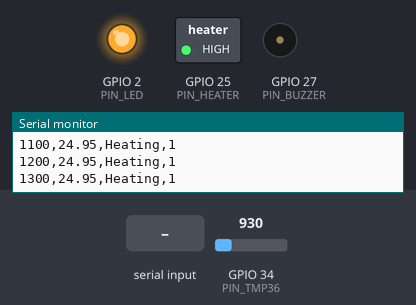
The sketch below on a simulated ESP32. On the bench: switched loads named in the sketch (green lamp = pin HIGH), output pins drawn as LEDs (lit = HIGH), buzzer (waves = sounding, pin HIGH), the last lines printed to the serial monitor. Dashed ring = blinking. The test bench sets the inputs (shaded band); at power-on: GPIO 34 (PIN_TMP36) = 930 (analog values on the 0–4095 scale). Nothing arrives over Bluetooth unless stated; a phone connects over Bluetooth LE 3 s after start.

Above: at 1.4 s.
1.5 s: GPIO 34 (PIN_TMP36) set to 1187
3.6 s: GPIO 34 (PIN_TMP36) set to 1283
At 4.7 s:
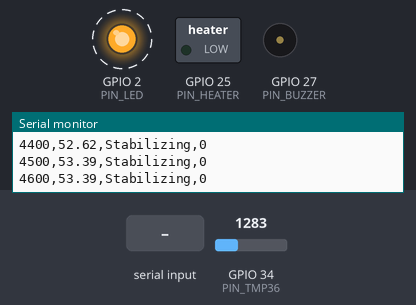
7.1 s: "R" received over Serial
At 8.8 s:
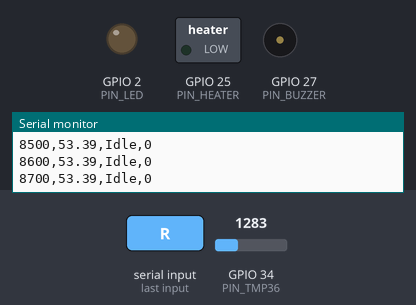
10.6 s: "r" received over Serial
At 13.8 s:
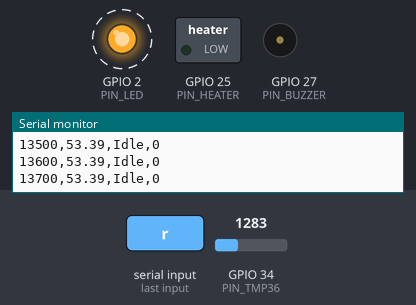
14.1 s: "R" received over Serial
At 15.7 s:
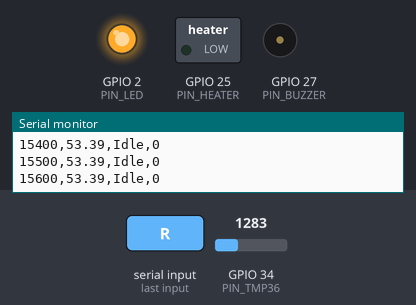
17.6 s: GPIO 34 (PIN_TMP36) set to 697
At 19.0 s:
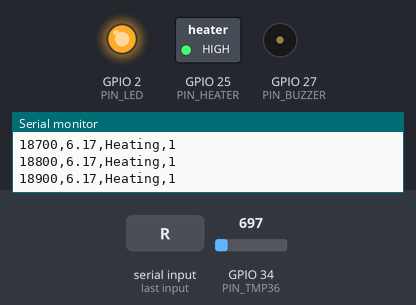
Timing chart, 0 to 20.2 s (numbered marks = the images above; inputs shaded):
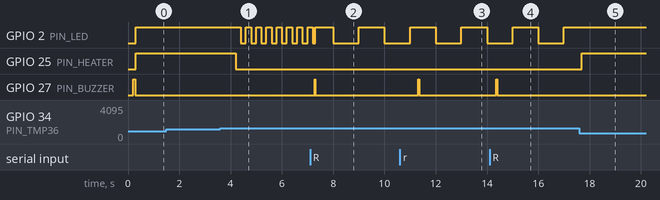

Measured:
- the behaviour switches between 1253 and 1254 on GPIO 34 (PIN_TMP36) (found by bisection; images 0 and 1)
- after the input at 3.6 s, GPIO 2 (PIN_LED): alternates HIGH for 0.20 s and LOW for 0.20 s, starting after 0.80 s; GPIO 25 (PIN_HEATER): HIGH → LOW after 0.60 s
- after the input at 7.1 s, GPIO 27 (PIN_BUZZER): LOW → HIGH after 0.18 s, → LOW 0.02 s later
- after the input at 10.6 s, GPIO 27 (PIN_BUZZER): LOW → HIGH after 0.72 s, → LOW 0.04 s later
- after the input at 14.1 s, GPIO 27 (PIN_BUZZER): LOW → HIGH after 0.26 s, → LOW 0.04 s later
- after the input at 17.6 s, GPIO 2 (PIN_LED): stays HIGH (without the input it goes to LOW after 0.40 s); GPIO 25 (PIN_HEATER): LOW → HIGH after 0.10 s

The sketch:

main.ino
```cpp
/*
 * ESP32 Heating Controller (Wokwi)
 * States: Idle, Heating, Stabilizing, TargetReached, Overheat
 * Sensors: TMP36 on ADC (GPIO 34)
 * Actuators: Heater LED (GPIO 25), Buzzer (GPIO 27), Status LED (GPIO 2)
 * BLE Advertising: current state in manufacturer data
 * Scheduler: FreeRTOS periodic task (100 ms)
 */

#include <Arduino.h>
#include <BLEDevice.h>
#include <BLEUtils.h>
#include <BLEServer.h>

// ---------- PIN MAP ----------
static const int PIN_TMP36   = 34;  // ADC1_CH6
static const int PIN_HEATER  = 25;  // Heater driver (LED in Wokwi)
static const int PIN_BUZZER  = 27;  // Active buzzer
static const int PIN_LED     = 2;   // Onboard LED

// ---------- CONTROL CONSTANTS ----------
static const float TARGET_TEMP_C       = 50.0f;  // target temperature
static const float HYST_LOW            = 2.0f;   // heater ON below target - HYST_LOW
static const float HYST_HIGH           = 1.0f;   // heater OFF above target + HYST_HIGH
static const float STABILITY_BAND      = 0.5f;   // +/- band for "Target Reached"
static const uint32_t STABILITY_TIME_MS= 5000;   // time inside band to declare target
static const float OVERHEAT_C          = 65.0f;  // absolute cutoff

// Filtering
static const int FILTER_WINDOW = 10;             // moving average window (10 samples @ 100ms = 1s)

// ---------- BLE ----------
BLEAdvertising* pAdvertising = nullptr;
BLEServer* pServer = nullptr;
static const char* BLE_DEVICE_NAME = "ESP32-HeatCtrl";
// We use manufacturer data to broadcast the state text
std::string lastAdvPayload;

// ---------- FSM ----------
enum class HeatState {
  Idle = 0,
  Heating,
  Stabilizing,
  TargetReached,
  Overheat
};

const char* stateToStr(HeatState s) {
  switch (s) {
    case HeatState::Idle:           return "Idle";
    case HeatState::Heating:        return "Heating";
    case HeatState::Stabilizing:    return "Stabilizing";
    case HeatState::TargetReached:  return "Target";
    case HeatState::Overheat:       return "Overheat";
    default:                        return "Unknown";
  }
}

// ---------- GLOBALS ----------
volatile bool heaterOn = false;
HeatState state = HeatState::Idle;
float tempC = 25.0f;
float tempBuf[FILTER_WINDOW] = {0};
int bufIdx = 0;
int bufCount = 0;
uint32_t insideBandSince = 0;
bool faultLatched = false;
uint32_t lastAdvUpdate = 0;

// ---------- HELPERS ----------

// Read TMP36 temperature from ADC
float readTempTMP36() {
  int raw = analogRead(PIN_TMP36);            // 0..4095
  float v = (raw / 4095.0f) * 3.3f;           // ESP32 ADC ref ~3.3V
  // TMP36: 10 mV / °C with 500 mV offset at 0°C
  float t = (v - 0.5f) * 100.0f;              // °C
  return t;
}

// Simple moving average filter
float filterTemp(float newVal) {
  tempBuf[bufIdx] = newVal;
  bufIdx = (bufIdx + 1) % FILTER_WINDOW;
  if (bufCount < FILTER_WINDOW) bufCount++;
  float sum = 0.f;
  for (int i = 0; i < bufCount; i++) sum += tempBuf[i];
  return sum / bufCount;
}

void setHeater(bool on) {
  heaterOn = on && !faultLatched;
  digitalWrite(PIN_HEATER, heaterOn ? HIGH : LOW);
}

void beep(uint16_t ms) {
  digitalWrite(PIN_BUZZER, HIGH);
  delay(ms);
  digitalWrite(PIN_BUZZER, LOW);
}

// Update BLE advertising with current state
void updateAdvertising(const char* stateStr) {
  // Rate limit to ~2 s to avoid spamming
  uint32_t now = millis();
  if (now - lastAdvUpdate < 2000 && lastAdvPayload == stateStr) return;
  lastAdvUpdate = now;

  std::string payload = std::string("HEAT:") + stateStr;
  if (payload == lastAdvPayload) return;
  lastAdvPayload = payload;

  BLEAdvertisementData advData;
  // Manufacturer data is arbitrary (max ~24 bytes typical)
  advData.setManufacturerData(String(payload.c_str()));
  pAdvertising->setAdvertisementData(advData);
  pAdvertising->start(); // restart to apply new data (safe on ESP32)
}

// Log CSV to Serial
void logCSV() {
  Serial.print(millis());
  Serial.print(',');
  Serial.print(tempC, 2);
  Serial.print(',');
  Serial.print(stateToStr(state));
  Serial.print(',');
  Serial.println(heaterOn ? 1 : 0);
}

// ---------- CONTROL TASK ----------
void controlTask(void* pv) {
  const TickType_t period = pdMS_TO_TICKS(100); // 100 ms
  TickType_t lastWake = xTaskGetTickCount();

  for (;;) {
    vTaskDelayUntil(&lastWake, period);

    // 1) Read + filter
    float t = readTempTMP36();
    tempC = filterTemp(t);

    // 2) Fault/Overheat checks
    // Basic sensor plausibility: TMP36 ~ -40..125C typical
    bool sensorFault = isnan(tempC) || tempC < -50.f || tempC > 150.f;
    if (sensorFault) faultLatched = true;
    if (tempC >= OVERHEAT_C) faultLatched = true;

    // 3) FSM transitions
    if (faultLatched) {
      state = HeatState::Overheat;
      setHeater(false);
      // short periodic beep (non-blocking alternative would be better;
      // keep it short here since we run every 100 ms)
      digitalWrite(PIN_BUZZER, (millis() / 250) % 2);
      digitalWrite(PIN_LED, (millis() / 250) % 2);
    } else {
      // Clear buzzer in normal states
      digitalWrite(PIN_BUZZER, LOW);

      switch (state) {
        case HeatState::Idle:
        case HeatState::TargetReached:
        case HeatState::Stabilizing: {
          // Start heating if too low
          if (tempC < TARGET_TEMP_C - HYST_LOW) {
            state = HeatState::Heating;
            setHeater(true);
            insideBandSince = 0;
          } else {
            // Check if we're in the target band
            float diff = fabsf(tempC - TARGET_TEMP_C);
            if (diff <= STABILITY_BAND) {
              if (insideBandSince == 0) insideBandSince = millis();
              if (millis() - insideBandSince >= STABILITY_TIME_MS) {
                state = HeatState::TargetReached;
                setHeater(false); // maintain by hysteresis
              } else {
                state = HeatState::Stabilizing;
              }
            } else {
              insideBandSince = 0;
              // Either above or below band; heater by hysteresis
              if (tempC > TARGET_TEMP_C + HYST_HIGH) {
                setHeater(false);
              } else if (tempC < TARGET_TEMP_C - HYST_LOW) {
                setHeater(true);
                state = HeatState::Heating;
              }
            }
          }
          break;
        }
        case HeatState::Heating: {
          if (tempC >= TARGET_TEMP_C + HYST_HIGH) {
            setHeater(false);
            state = HeatState::Stabilizing;
            insideBandSince = 0;
          }
          break;
        }
        case HeatState::Overheat:
        default:
          // handled above
          break;
      }

      // LED heartbeat/state cue
      bool led = false;
      switch (state) {
        case HeatState::Idle:          led = (millis() / 1000) % 2; break;      // 1 Hz blink
        case HeatState::Heating:       led = true; break;                        // solid on
        case HeatState::Stabilizing:   led = (millis() / 200) % 2; break;        // fast blink
        case HeatState::TargetReached: led = (millis() / 1500) % 2; break;       // slow blink
        case HeatState::Overheat:      led = (millis() / 250) % 2; break;        // alarm blink
      }
      digitalWrite(PIN_LED, led ? HIGH : LOW);
    }

    // 4) BLE adv + Serial log
    updateAdvertising(stateToStr(state));
    logCSV();
  }
}

// ---------- SETUP ----------
void setup() {
  Serial.begin(115200);
  delay(200);

  pinMode(PIN_HEATER, OUTPUT);
  pinMode(PIN_BUZZER, OUTPUT);
  pinMode(PIN_LED, OUTPUT);
  pinMode(PIN_TMP36, INPUT);

  // ADC config
  analogReadResolution(12); // 0..4095
  // Default attenuation is fine for 0..3.3V for simulation

  // BLE init
  BLEDevice::init(BLE_DEVICE_NAME);
  pServer = BLEDevice::createServer();
  pAdvertising = BLEDevice::getAdvertising();
  pAdvertising->setScanResponse(false);
  pAdvertising->setMinPreferred(0x06);  // helps iOS
  pAdvertising->setMinPreferred(0x12);
  updateAdvertising(stateToStr(state));

  // Start control task
  xTaskCreatePinnedToCore(controlTask, "controlTask", 4096, nullptr, 1, nullptr, 1);

  // Power-on beep
  beep(80);
}

// ---------- LOOP ----------
void loop() {
  // Nothing: all work in FreeRTOS task
  vTaskDelay(pdMS_TO_TICKS(1000));
}

// ---------- Utilities ----------
// Optional serial command to clear fault (type 'R' to reset overheat latch)
void serialEvent() {
  while (Serial.available()) {
    int c = Serial.read();
    if (c == 'R' || c == 'r') {
      faultLatched = false;
      state = HeatState::Idle;
      setHeater(false);
      insideBandSince = 0;
      Serial.println("# Fault reset");
      beep(40);
    }
  }
}
```
